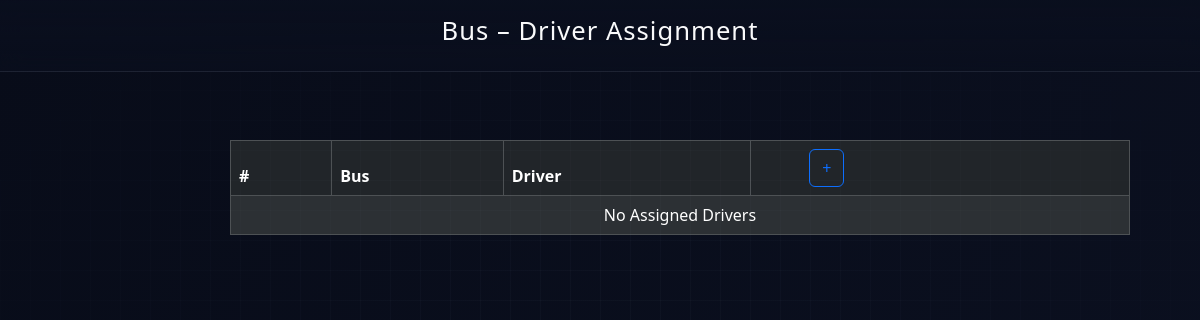
Before: /assigndriver (signed in) with the older database file.
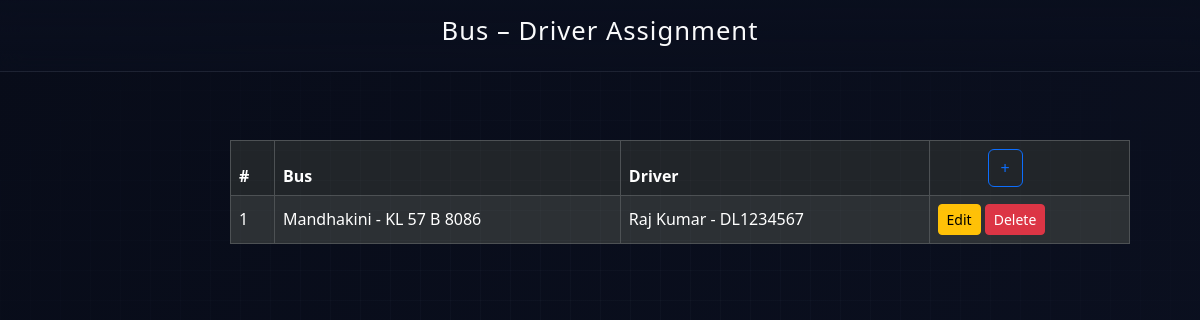
After: the same page with the newer database file.
### busapp/models.py (models this page shows)
class AssignBusDriver(models.Model):
    BusId = models.ForeignKey(BusModel, on_delete=models.CASCADE, null=True, blank=True)
    DriverId = models.ForeignKey(DriverModel, on_delete=models.CASCADE, null=True, blank=True)

class BusModel(models.Model):
    OwnerId = models.ForeignKey(OwnerModel, on_delete=models.CASCADE, null=True, blank=True)
    name = models.CharField(max_length=100, null=True, blank=True)
    Number = models.CharField(max_length=100, null=True, blank=True)
    Type = models.CharField(max_length=100, null=True, blank=True)
    capacity = models.CharField(max_length=100, null=True, blank=True)
    image = models.FileField(upload_to='busimages', null=True, blank=True)

class DriverModel(models.Model):
    LOGIN_ID = models.ForeignKey(LoginModel, on_delete=models.CASCADE, null=True, blank=True)
    name = models.CharField(max_length=100, null=True, blank=True)
    Email = models.CharField(max_length=100, null=True, blank=True)
    phone = models.BigIntegerField(null=True, blank=True)
    license = models.CharField(max_length=100, null=True, blank=True)
    photo = models.FileField(upload_to='profile', null=True, blank=True)

### busapp/views.py (the view, shortened to what this page needs)
# urls.py: path('assigndriver', AssignDriver.as_view(), name='assigndriver'),
class AssignDriver(View):
    def get(self, request):
        c = request.session['login_id']
        all_buses = BusModel.objects.filter(OwnerId__Login_ID__id=c)
        unassigned_buses = all_buses.exclude(
            id__in=AssignBusDriver.objects.values_list("BusId_id", flat=True)
        )
        all_drivers = DriverModel.objects.all()
        unassigned_drivers = all_drivers.exclude(
            id__in=AssignBusDriver.objects.values_list("DriverId_id", flat=True)
        )
        assigned = AssignBusDriver.objects.filter(BusId__OwnerId__Login_ID__id=c)
        return render(request, 'BusOwner/AssignBusDriver.html', {
            'drivers': unassigned_drivers,
            'bus': unassigned_buses,
            'all_buses': all_buses,
            'all_drivers': all_drivers,
            'assigned': assigned
        })

### templates/BusOwner/AssignBusDriver.html (shortened to what this page needs)
{% load static %}
<html lang="en">
<head>
  <link href="https://cdn.jsdelivr.net/npm/bootstrap@5.3.2/dist/css/bootstrap.min.css" rel="stylesheet">
  <link rel="stylesheet" href="{% static 'css/dash.css' %}">
</head>
<body>
  <header>
    <h1>Bus – Driver Assignment</h1>
  </header>
  <div class="container mt-5 text-center">
    <div class="d-flex justify-content-center">
      <table class="table table-dark table-striped table-bordered align-middle" style="width: 900px; margin-left: 180px;">
        <thead>
          <tr>
            <th>#</th>
            <th>Bus</th>
            <th>Driver</th>
            <th>
              <button class="btn btn-outline-primary" style="margin-left: 50px;" data-bs-toggle="modal" data-bs-target="#assignModal">+</button>
            </th>
          </tr>
        </thead>
        <tbody>
          {% if assigned %}
            {% for i in assigned %}
            <tr>
              <td>{{ forloop.counter }}</td>
              <td>{{ i.BusId.name }} - {{ i.BusId.Number }}</td>
              <td>{{ i.DriverId.name }} - {{ i.DriverId.license }}</td>
              <td>
                <button class="btn btn-sm btn-warning editBtn"
                        data-bs-toggle="modal"
                        data-bs-target="#editModal"
                        data-id="{{ i.id }}"
                        data-busid="{{ i.BusId.id }}"
                        data-driverid="{{ i.DriverId.id }}">
                  Edit
                </button>
                <button class="btn btn-sm btn-danger" onclick="window.location='/assigndriver/delete/{{i.id}}/'">Delete</button>
              </td>
            </tr>
            {% endfor %}
          {% else %}
            <tr>
              <td colspan="4" class="text-center">No Assigned Drivers</td>
            </tr>
          {% endif %}
        </tbody>
      </table>
    </div>
  </div>
</body>
</html>

Changed rows visible on the page:
added AssignBusDriver: BusId.name "Mandhakini", BusId.Number "KL 57 B 8086", DriverId.name "Raj Kumar", DriverId.license "DL1234567"
Other visible differences:
text no longer shown: "No Assigned Drivers"
